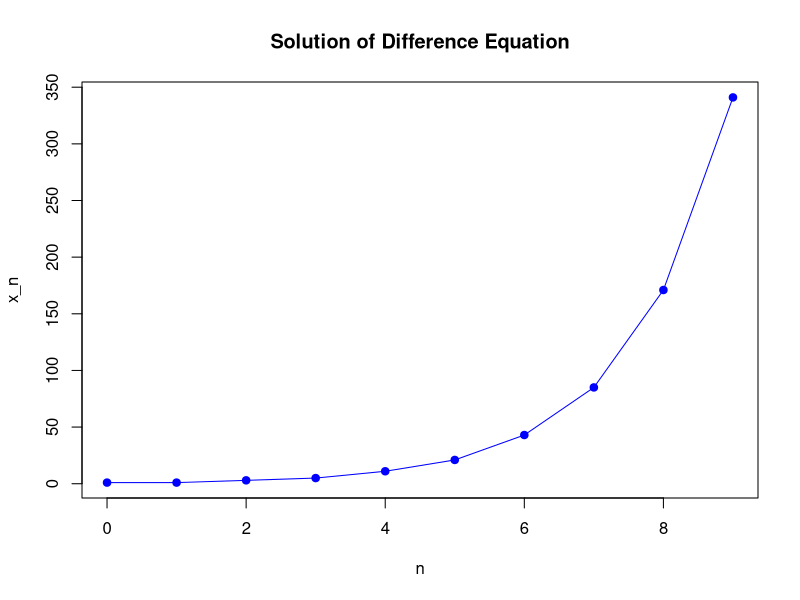
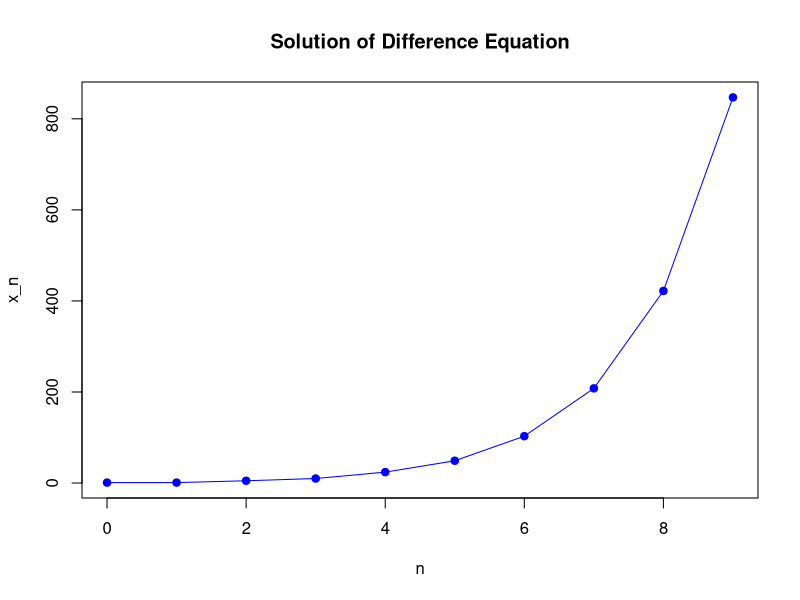
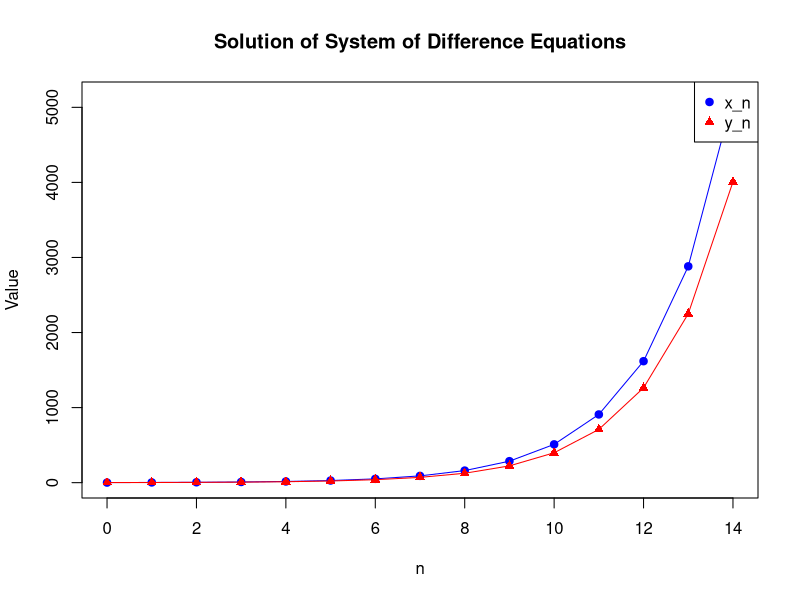

Recreate these plots in R, in order.
#Rashmeet Kaur(14401012022)
#PRACTICAL-10
#SOLUTION OF DIFFERENCE EQUATION

#SOLUTION OF HOMOGENEOUS DIFFERENCE EQUATION
# Function to solve a second-order homogeneous linear difference equation
solve_difference_equation <- function(p, q, f, initial_values, n_terms) {
  # Extract initial conditions
  x_0 <- initial_values[1]
  x_1 <- initial_values[2]
  
  # Initialize sequence
  x <- numeric(n_terms)
  x[1] <- x_0
  x[2] <- x_1
  
  # Compute the sequence iteratively
  for (n in 3:n_terms) {
    x[n] <- p * x[n - 1] - q * x[n - 2] + f(n)
  }
  return(x)
}
# Parameters for the difference equation
p <- 1   # Coefficient of x_n+1
q <- -2  # Coefficient of x_n
# Define the non-homogeneous function f(n) (change to `function(n) 0` for homogeneous)
f <- function(n) { 0 }  # Homogeneous case
# Example of non-homogeneous: f <- function(n) { n }
initial_values <- c(1, 1)  # Initial conditions x_0 and x_1
n_terms <- 10  # Number of terms to compute
# Solve the difference equation
solution <- solve_difference_equation(p, q, f, initial_values, n_terms)
# Display the solution
cat("The solution is:\n", solution, "\n")
# Plot the solution
plot(0:(n_terms - 1), solution, type = "o", col = "blue", pch = 19,
     xlab = "n", ylab = "x_n", main = "Solution of Difference Equation")

#Rashmeet Kaur(14401012022)
#SOLUTION OF NON-HOMOGENEOUS DIFFERENCE EQUATION
# Function to solve a second-order non homogeneous linear difference equation
solve_difference_equation <- function(p, q, f, initial_values, n_terms) {
  # Extract initial conditions
  x_0 <- initial_values[1]
  x_1 <- initial_values[2]
  
  # Initialize sequence
  x <- numeric(n_terms)
  x[1] <- x_0
  x[2] <- x_1
  
  # Compute the sequence iteratively
  for (n in 3:n_terms) {
    x[n] <- p * x[n - 1] - q * x[n - 2] + f(n - 1)
  }
  return(x)
}

# Parameters for the difference equation
p <- 1   # Coefficient of x_n+1
q <- -2  # Coefficient of x_n

# Define the non-homogeneous function f(n), Example of non-homogeneous:f<-function(n){n}
f <- function(n) { n }  # Non- Homogeneous case

initial_values <- c(1, 1)  # Initial conditions x_0 and x_1
n_terms <- 10  # Number of terms to compute

# Solve the difference equation
solution <- solve_difference_equation(p, q, f, initial_values, n_terms)

# Display the solution
cat("The solution is:\n", solution, "\n")

# Plot the solution
plot(0:(n_terms - 1), solution, type = "o", col = "blue", pch = 19,
     xlab = "n", ylab = "x_n", main = "Solution of Difference Equation")

#Rashmeet Kaur(14401012022)
#SOLUTION OF SYSTEM OF TWO DIFFERENCE EQUATION
# Function to solve a system of linear difference equations
solve_system_difference <- function(a, b, c, d, f1, f2, initial_values, n_terms) {
  # Extract initial values
  x_0 <- initial_values[1]
  y_0 <- initial_values[2]
  # Initialize sequences
  x <- numeric(n_terms)
  y <- numeric(n_terms)
  x[1] <- x_0
  y[1] <- y_0
  for (n in 2:n_terms) {
    x[n] <- a * x[n - 1] + b * y[n - 1] + f1(n - 1)
    y[n] <- c * x[n - 1] + d * y[n - 1] + f2(n - 1)
  }
  return(list(x = x, y = y))
}
a <- 1   # Coefficient of x_n in the first equation
b <- 1   # Coefficient of y_n in the first equation
c <- 1   # Coefficient of x_n in the second equation
d <- 0.5 # Coefficient of y_n in the second equation
# Define the non-homogeneous functions (set to zero for homogeneous case)
f1 <- function(n) { 0 }  # Non-homogeneous term for x
f2 <- function(n) { 0 }  # Non-homogeneous term for y
# Example non-homogeneous terms: f1 <- function(n) { n }; f2 <- function(n) { n^2 }
# Initial values and number of terms
initial_values <- c(1, 2)  # x_0 and y_0
n_terms <- 15              # Number of terms to compute
# Solve the system of difference equations
solution <- solve_system_difference(a, b, c, d, f1, f2, initial_values, n_terms)
# Display the solutions
cat("Solution for x_n:\n", solution$x, "\n")
cat("Solution for y_n:\n", solution$y, "\n")
# Plot the solutions
plot(0:(n_terms - 1), solution$x, type = "o", col = "blue", pch = 19,
     xlab = "n", ylab = "Value", main = "Solution of System of Difference Equations")
lines(0:(n_terms - 1), solution$y, type = "o", col = "red", pch = 17)
legend("topright", legend = c("x_n", "y_n"), col = c("blue", "red"), pch = c(19, 17))



